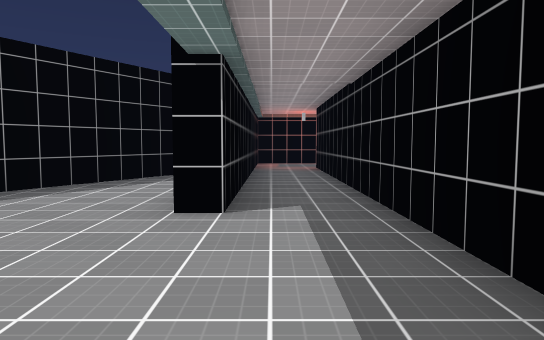
view 1 (above)

23 first-person views from a walk through a scene from a Unity 3-D project. The camera is 1.4 m above the floor, tilts 4° down and sees 70° across. Doors are open. The floor is counted in squares, 2 m on a side. Each view is taken from the middle of a square. On the plan, view 1 faces up. The plan holds only what a view shows up to about 11 squares ahead; the rest is blank. The place goes on beyond the plan. The player character is not drawn. Surface patterns are stand-ins for the level's own textures.

view 2
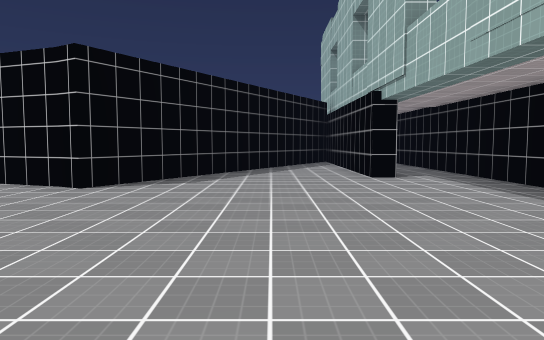

view 3
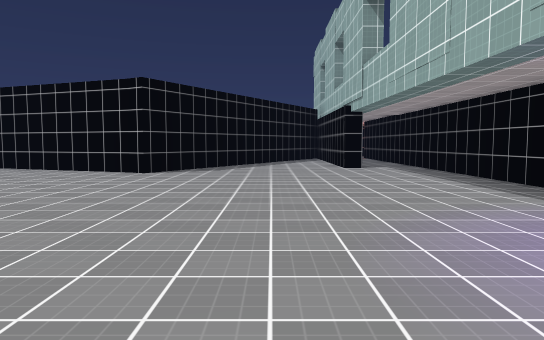

view 4
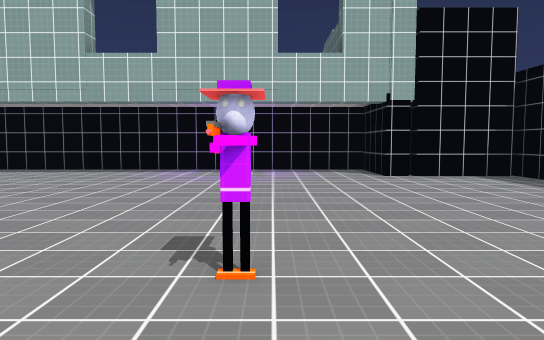

view 5
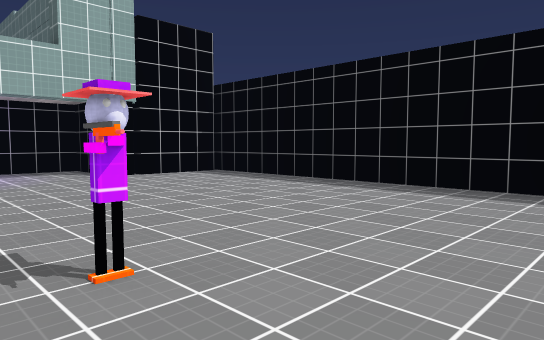

view 6
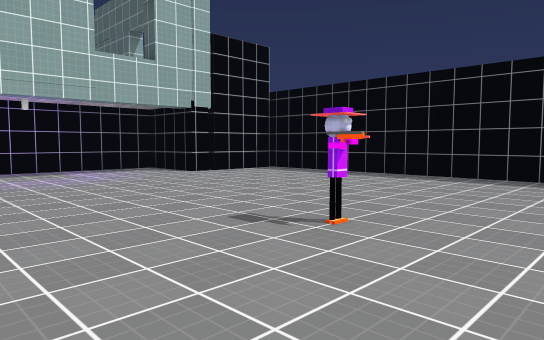

view 7
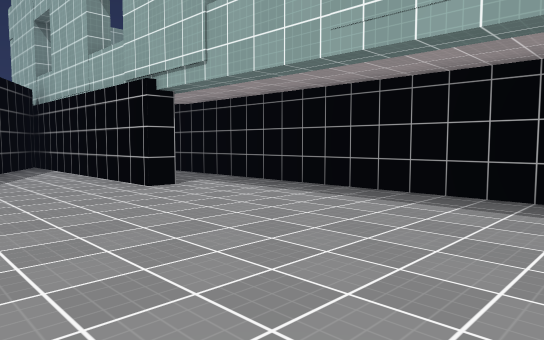

view 8
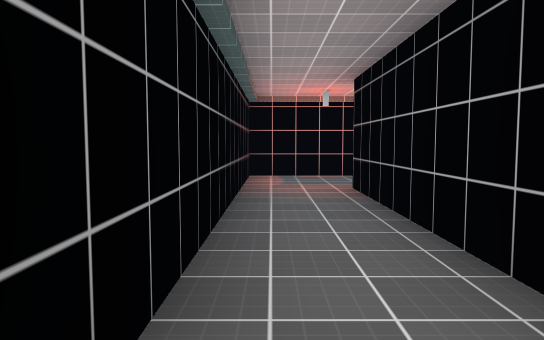

view 9
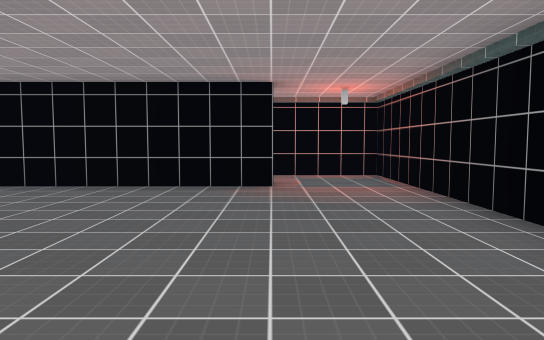

view 10
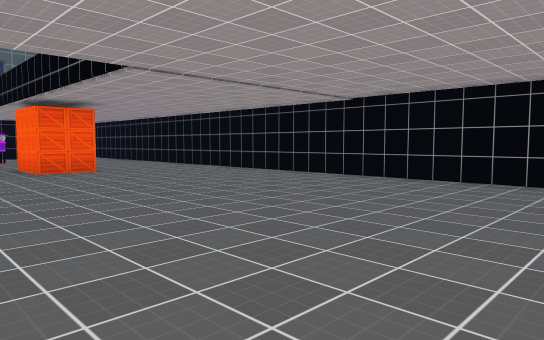

view 11
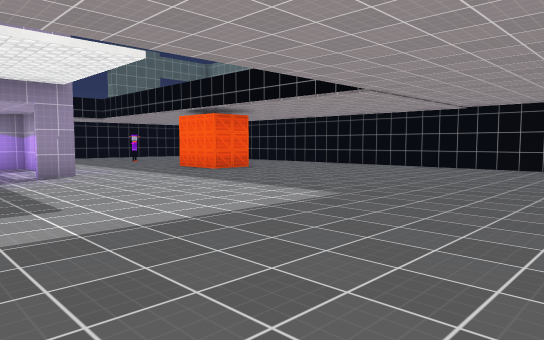

view 12
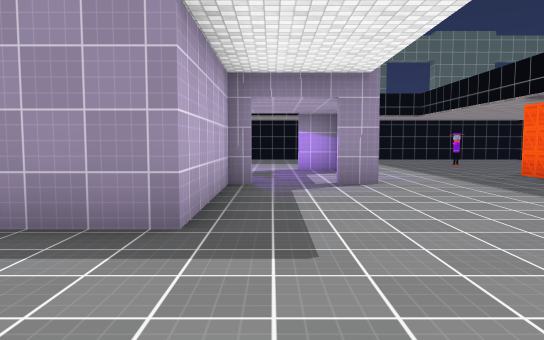

view 13
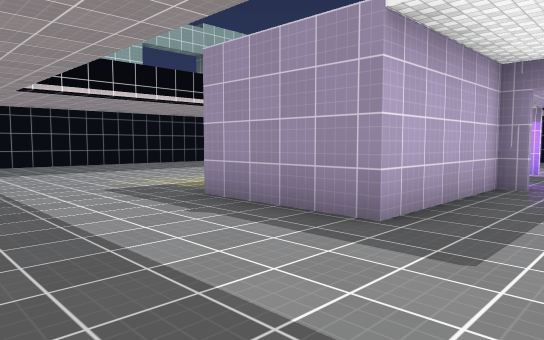

view 14
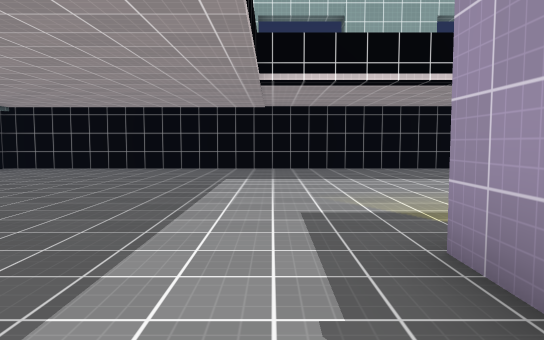

view 15
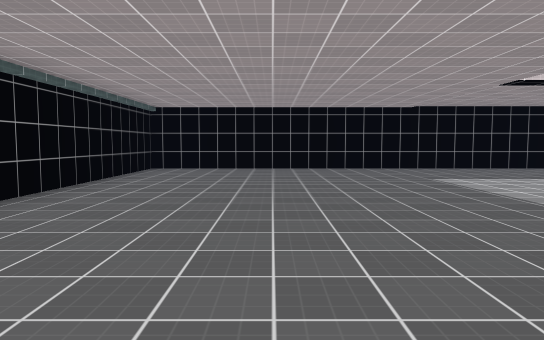

view 16
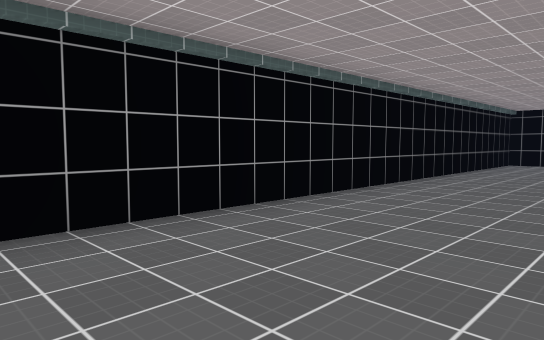

view 17
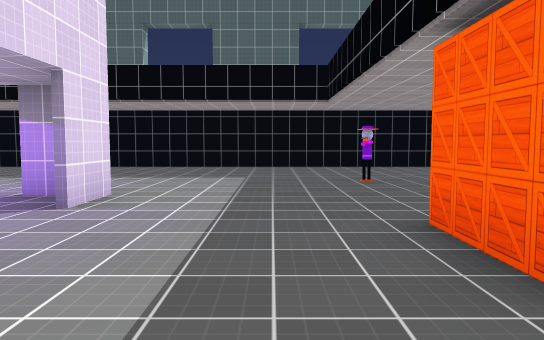

view 18
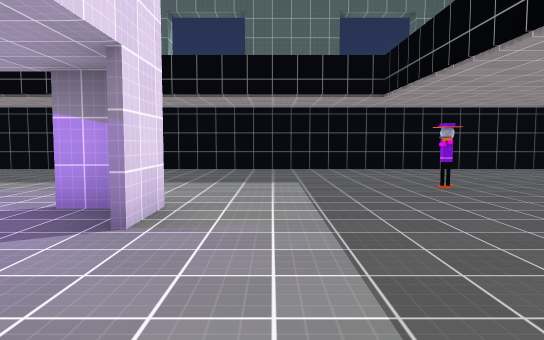

view 19
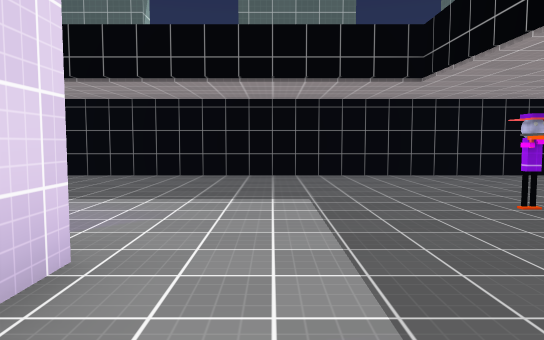

view 20
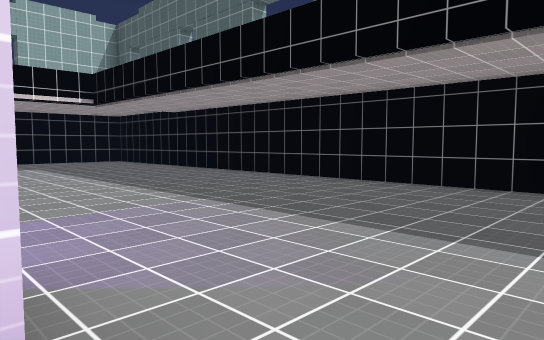

view 21
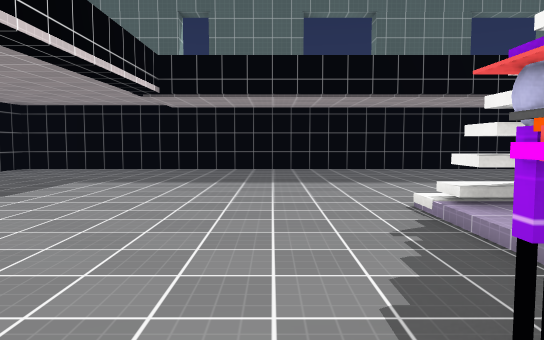

view 22
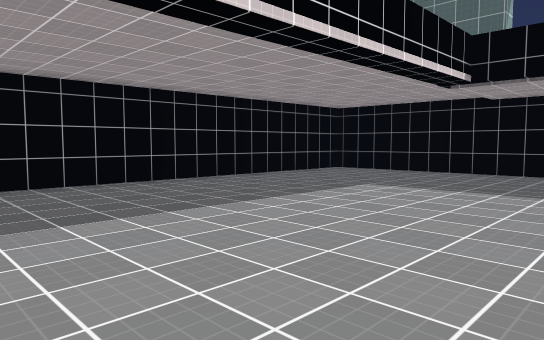

view 23
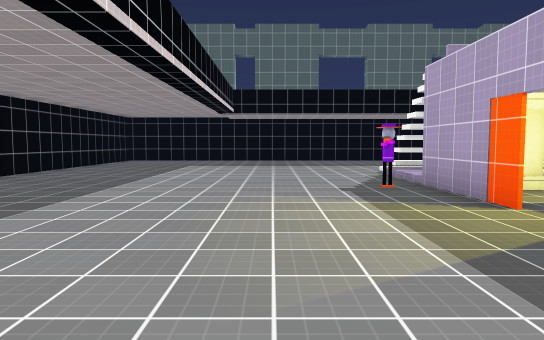

### Floor plan
Points are (right, up) in squares from view 1. A wall is a line through its corners. A room is listed if a view was taken in it or the views show most of it. See-through windows are left out.
Room 1 (views 1, 2, 3, 4, 5, 6, 7, 8)
walls: (-6.3, 2.2) (-9.5, 3.3); (-1, -9) (-0.4, -9); (-1, -11.1) (-1, -8.4) (1.3, -8.4) (1.3, 11.1); (-8, -11.2) (-0.6, -11.2); (-0.5, 10.6) (-0.5, 3.8) (-1, 3.8) (-1, 10.5) (-5.9, 1.9) (-6.4, 2.2)
ways out: opening at (1, 11) to room 3; open door at (-0.5, 11) to room 3
objects: other object (-7, -6)
Room 2 (views 9, 10, 11, 12, 13, 14, 15, 16, 17, 18, 19, 20, 21, 22, 23)
walls: (12.2, 1.4) (12.7, 1.4) (12.7, 4.9) (15.5, 4.9); (15.4, 3) (15.4, 1.5); (10.3, -1) (10.3, -2.1) (11.4, -2.1); (14.9, -1) (15.4, -1); (15.4, -0.8) (15.4, -1.5); (10.2, -2.3) (10.2, -1); (4.8, 13.3) (1.4, 13.3); (1.8, 11.1) (1.8, 2.6); (1.8, -8.4) (23.7, -8.4) (23.7, 13.3) (10.5, 13.3)
low walls: (14.8, -1.2) (15.4, -1.2)
ways out: opening at (2, 12.5) to room 3; gap at (15, 3)
objects: other object (6, -4); box (6, 0) to (6, 1); pillar (15, 1); other object (16, 1)
Room 3 (no view inside)
walls: (1.4, 13.3) (-0.5, 13.3) (-0.5, 10.6)
ways out: opening at (1, 11) to room 1; open door at (-0.5, 11) to room 1; opening at (2, 12.5) to room 2

Where each view was taken, in squares from view 1:
view 1: 0 up, 0 right, facing up
view 2: 4 down, 3 left, facing up
view 3: 7 down, 3 left, facing up
view 4: 6 down, 9 left, facing right
view 5: 5 down, 9 left, facing down-right
view 6: 3 down, 9 left, facing down-right
view 7: 2 down, 4 left, facing up-right
view 8: 5 up, 0 right, facing up
view 9: 11 up, 8 right, facing left
view 10: 11 up, 9 right, facing down-left
view 11: 10 up, 13 right, facing down-left
view 12: 8 up, 12 right, facing down
view 13: 8 up, 11 right, facing down-right
view 14: 6 up, 13 right, facing right
view 15: 10 up, 13 right, facing right
view 16: 10 up, 10 right, facing up-right
view 17: 3 up, 8 right, facing down
view 18: 2 up, 9 right, facing down
view 19: 0 up, 9 right, facing down
view 20: 2 down, 9 right, facing down-right
view 21: 2 up, 17 right, facing down
view 22: 1 up, 17 right, facing down-right
view 23: 7 up, 18 right, facing down
